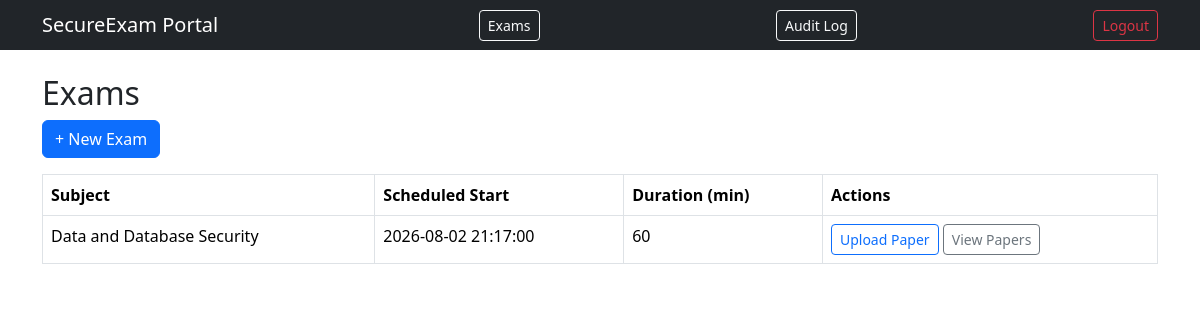
Page /exams (signed in) on the earlier database version.
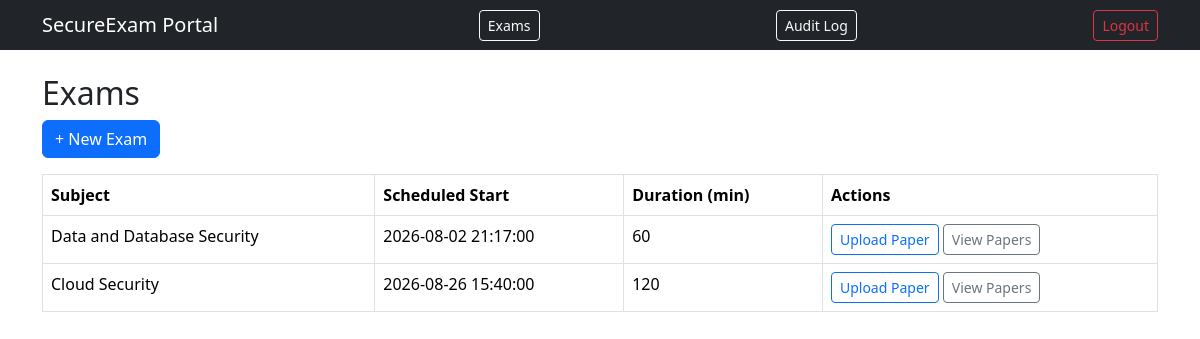
Same page on the later database version.
### app/models.py (models this page shows)
class Exam(db.Model):
    id = db.Column(db.Integer, primary_key=True)
    subject = db.Column(db.String(120), nullable=False)
    scheduled_start = db.Column(db.DateTime, nullable=False)
    duration_minutes = db.Column(db.Integer, nullable=False)

### app/exams/routes.py (the view)
@exams_bp.route('/exams')
@login_required
def list_exams():
    exams = Exam.query.all()
    return render_template('exams/list.html', exams=exams)

### app/__init__.py (called while the page is built)
def create_app():
    app = Flask(__name__)
    app.config['SECRET_KEY'] = os.getenv('SECRET_KEY')
    app.config['SQLALCHEMY_DATABASE_URI'] = os.getenv('DATABASE_URL')
    db.init_app(app)
    login_manager.init_app(app)
    login_manager.login_view = 'auth.login'
    from app.models import User
    @login_manager.user_loader
    def load_user(user_id):
        return User.query.get(int(user_id))
    from app.auth.routes import auth_bp
    from app.exams.routes import exams_bp
    app.register_blueprint(auth_bp)
    app.register_blueprint(exams_bp)
    @app.route('/')
    def home():
        from flask import render_template
        return render_template('home.html')
    return app

### app/templates/exams/list.html
{% extends "base.html" %}
{% block content %}
<h2>Exams</h2>
<a href="{{ url_for('exams.new_exam') }}" class="btn btn-primary mb-3">+ New Exam</a>
<table class="table table-bordered">
  <thead>
    <tr><th>Subject</th><th>Scheduled Start</th><th>Duration (min)</th><th>Actions</th></tr>
  </thead>
  <tbody>
    {% for exam in exams %}
    <tr>
      <td>{{ exam.subject }}</td>
      <td>{{ exam.scheduled_start }}</td>
      <td>{{ exam.duration_minutes }}</td>
      <td>
        <a href="{{ url_for('exams.upload_paper', exam_id=exam.id) }}" class="btn btn-sm btn-outline-primary">Upload Paper</a>
        <a href="{{ url_for('exams.list_papers', exam_id=exam.id) }}" class="btn btn-sm btn-outline-secondary">View Papers</a>
      </td>
    </tr>
    {% endfor %}
  </tbody>
</table>
{% endblock %}

Differences in the rows shown:
added Exam: subject "Cloud Security", scheduled_start "2026-08-26 15:40:00", duration_minutes "120"
